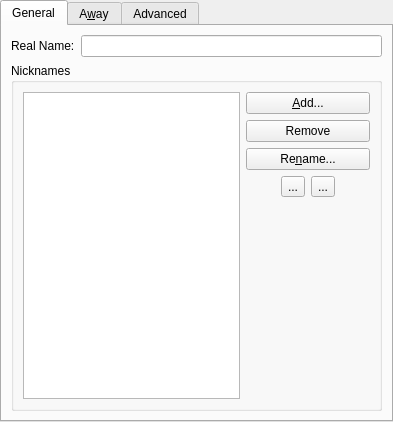
<?xml version="1.0" encoding="UTF-8"?>
<ui version="4.0">
 <class>IdentityEditWidget</class>
 <widget class="QWidget" name="IdentityEditWidget">
  <property name="geometry">
   <rect>
    <x>0</x>
    <y>0</y>
    <width>393</width>
    <height>422</height>
   </rect>
  </property>
  <property name="windowTitle">
   <string/>
  </property>
  <layout class="QVBoxLayout" name="verticalLayout_13">
   <property name="spacing">
    <number>0</number>
   </property>
   <property name="margin">
    <number>0</number>
   </property>
   <item>
    <widget class="QTabWidget" name="tabWidget">
     <property name="currentIndex">
      <number>0</number>
     </property>
     <widget class="QWidget" name="generalTab">
      <attribute name="title">
       <string>General</string>
      </attribute>
      <layout class="QVBoxLayout">
       <item>
        <layout class="QHBoxLayout" name="_2">
         <item>
          <widget class="QLabel" name="label">
           <property name="text">
            <string>Real Name:</string>
           </property>
          </widget>
         </item>
         <item>
          <widget class="QLineEdit" name="realName">
           <property name="whatsThis">
            <string>The &quot;Real Name&quot; is shown in /whois.</string>
           </property>
          </widget>
         </item>
        </layout>
       </item>
       <item>
        <widget class="QGroupBox" name="groupBox">
         <property name="title">
          <string>Nicknames</string>
         </property>
         <layout class="QHBoxLayout" name="_3">
          <item>
           <widget class="QListWidget" name="nicknameList">
            <property name="sizePolicy">
             <sizepolicy hsizetype="Expanding" vsizetype="Expanding">
              <horstretch>1</horstretch>
              <verstretch>0</verstretch>
             </sizepolicy>
            </property>
            <property name="showDropIndicator" stdset="0">
             <bool>true</bool>
            </property>
            <property name="dragEnabled">
             <bool>false</bool>
            </property>
            <property name="dragDropMode">
             <enum>QAbstractItemView::NoDragDrop</enum>
            </property>
            <property name="selectionBehavior">
             <enum>QAbstractItemView::SelectRows</enum>
            </property>
           </widget>
          </item>
          <item>
           <layout class="QVBoxLayout" name="_4">
            <item>
             <widget class="QPushButton" name="addNick">
              <property name="sizePolicy">
               <sizepolicy hsizetype="Preferred" vsizetype="Fixed">
                <horstretch>0</horstretch>
                <verstretch>0</verstretch>
               </sizepolicy>
              </property>
              <property name="toolTip">
               <string>Add Nickname</string>
              </property>
              <property name="text">
               <string>&amp;Add...</string>
              </property>
              <property name="icon">
               <iconset>
                <normaloff>:/16x16/actions/oxygen/16x16/actions/list-add.png</normaloff>:/16x16/actions/oxygen/16x16/actions/list-add.png</iconset>
              </property>
              <property name="iconSize">
               <size>
                <width>16</width>
                <height>16</height>
               </size>
              </property>
             </widget>
            </item>
            <item>
             <widget class="QPushButton" name="deleteNick">
              <property name="sizePolicy">
               <sizepolicy hsizetype="Preferred" vsizetype="Fixed">
                <horstretch>0</horstretch>
                <verstretch>0</verstretch>
               </sizepolicy>
              </property>
              <property name="toolTip">
               <string>Remove Nickname</string>
              </property>
              <property name="text">
               <string>Remove</string>
              </property>
              <property name="icon">
               <iconset>
                <normaloff>:/16x16/actions/oxygen/16x16/actions/edit-delete.png</normaloff>:/16x16/actions/oxygen/16x16/actions/edit-delete.png</iconset>
              </property>
             </widget>
            </item>
            <item>
             <widget class="QPushButton" name="renameNick">
              <property name="sizePolicy">
               <sizepolicy hsizetype="Preferred" vsizetype="Fixed">
                <horstretch>0</horstretch>
                <verstretch>0</verstretch>
               </sizepolicy>
              </property>
              <property name="toolTip">
               <string>Rename Identity</string>
              </property>
              <property name="text">
               <string>Re&amp;name...</string>
              </property>
              <property name="icon">
               <iconset>
                <normaloff>:/16x16/actions/oxygen/16x16/actions/edit-rename.png</normaloff>:/16x16/actions/oxygen/16x16/actions/edit-rename.png</iconset>
              </property>
             </widget>
            </item>
            <item>
             <layout class="QHBoxLayout" name="_5">
              <item>
               <spacer>
                <property name="orientation">
                 <enum>Qt::Horizontal</enum>
                </property>
                <property name="sizeHint" stdset="0">
                 <size>
                  <width>0</width>
                  <height>20</height>
                 </size>
                </property>
               </spacer>
              </item>
              <item>
               <widget class="QToolButton" name="nickUp">
                <property name="toolTip">
                 <string>Move upwards in list</string>
                </property>
                <property name="text">
                 <string>...</string>
                </property>
                <property name="icon">
                 <iconset>
                  <normaloff>:/16x16/actions/oxygen/16x16/actions/go-up.png</normaloff>:/16x16/actions/oxygen/16x16/actions/go-up.png</iconset>
                </property>
               </widget>
              </item>
              <item>
               <widget class="QToolButton" name="nickDown">
                <property name="toolTip">
                 <string>Move downwards in list</string>
                </property>
                <property name="text">
                 <string>...</string>
                </property>
                <property name="icon">
                 <iconset>
                  <normaloff>:/16x16/actions/oxygen/16x16/actions/go-down.png</normaloff>:/16x16/actions/oxygen/16x16/actions/go-down.png</iconset>
                </property>
               </widget>
              </item>
              <item>
               <spacer>
                <property name="orientation">
                 <enum>Qt::Horizontal</enum>
                </property>
                <property name="sizeHint" stdset="0">
                 <size>
                  <width>0</width>
                  <height>20</height>
                 </size>
                </property>
               </spacer>
              </item>
             </layout>
            </item>
            <item>
             <spacer>
              <property name="orientation">
               <enum>Qt::Vertical</enum>
              </property>
              <property name="sizeHint" stdset="0">
               <size>
                <width>124</width>
                <height>76</height>
               </size>
              </property>
             </spacer>
            </item>
           </layout>
          </item>
         </layout>
        </widget>
       </item>
      </layout>
     </widget>
     <widget class="QWidget" name="awayTab">
      <attribute name="title">
       <string>A&amp;way</string>
      </attribute>
      <layout class="QVBoxLayout" name="verticalLayout_4">
       <item>
        <widget class="QGroupBox" name="groupBox_2">
         <property name="title">
          <string>Default Away Settings</string>
         </property>
         <layout class="QVBoxLayout" name="verticalLayout_3">
          <item>
           <layout class="QGridLayout" name="_6">
            <item row="0" column="1">
             <widget class="QLineEdit" name="awayNick">
              <property name="enabled">
               <bool>false</bool>
              </property>
              <property name="toolTip">
               <string>Nick to be used when being away</string>
              </property>
             </widget>
            </item>
            <item row="1" column="1">
             <widget class="QLineEdit" name="awayReason">
              <property name="enabled">
               <bool>true</bool>
              </property>
              <property name="toolTip">
               <string>Default away reason</string>
              </property>
             </widget>
            </item>
            <item row="0" column="0">
             <widget class="QLabel" name="awayNickLabel">
              <property name="text">
               <string>Away Nick:</string>
              </property>
             </widget>
            </item>
            <item row="1" column="0">
             <widget class="QLabel" name="awayReasonLabel">
              <property name="text">
               <string>Away Reason:</string>
              </property>
             </widget>
            </item>
           </layout>
          </item>
          <item>
           <widget class="QCheckBox" name="lockAwayEnabled">
            <property name="text">
             <string>Away on screen lock</string>
            </property>
           </widget>
          </item>
         </layout>
        </widget>
       </item>
       <item>
        <widget class="QGroupBox" name="detachAwayEnabled">
         <property name="toolTip">
          <string>Set away when all clients have detached from the core</string>
         </property>
         <property name="title">
          <string>Away On Detach</string>
         </property>
         <property name="checkable">
          <bool>true</bool>
         </property>
         <property name="checked">
          <bool>false</bool>
         </property>
         <layout class="QVBoxLayout" name="verticalLayout">
          <item>
           <layout class="QHBoxLayout" name="horizontalLayout">
            <item>
             <widget class="QLabel" name="label_13">
              <property name="text">
               <string>Away Reason:</string>
              </property>
             </widget>
            </item>
            <item>
             <widget class="QLineEdit" name="detachAwayReason"/>
            </item>
           </layout>
          </item>
         </layout>
        </widget>
       </item>
       <item>
        <widget class="QGroupBox" name="autoAwayEnabled">
         <property name="enabled">
          <bool>false</bool>
         </property>
         <property name="toolTip">
          <string>Not implemented yet</string>
         </property>
         <property name="title">
          <string>Away On Idle</string>
         </property>
         <property name="checkable">
          <bool>true</bool>
         </property>
         <property name="checked">
          <bool>false</bool>
         </property>
         <layout class="QVBoxLayout" name="verticalLayout_2">
          <item>
           <layout class="QHBoxLayout" name="_7">
            <item>
             <widget class="QLabel" name="autoAwayLabel_1">
              <property name="text">
               <string>Set away after</string>
              </property>
             </widget>
            </item>
            <item>
             <widget class="QSpinBox" name="autoAwayTime"/>
            </item>
            <item>
             <widget class="QLabel" name="autoAwayLabel_2">
              <property name="text">
               <string>minutes of being idle</string>
              </property>
             </widget>
            </item>
            <item>
             <spacer>
              <property name="orientation">
               <enum>Qt::Horizontal</enum>
              </property>
              <property name="sizeHint" stdset="0">
               <size>
                <width>40</width>
                <height>20</height>
               </size>
              </property>
             </spacer>
            </item>
           </layout>
          </item>
          <item>
           <layout class="QGridLayout" name="_8">
            <item row="0" column="0">
             <widget class="QCheckBox" name="autoAwayReasonEnabled">
              <property name="text">
               <string>Away Reason:</string>
              </property>
             </widget>
            </item>
            <item row="0" column="1">
             <widget class="QLineEdit" name="autoAwayReason">
              <property name="enabled">
               <bool>false</bool>
              </property>
             </widget>
            </item>
           </layout>
          </item>
         </layout>
        </widget>
       </item>
       <item>
        <spacer>
         <property name="orientation">
          <enum>Qt::Vertical</enum>
         </property>
         <property name="sizeHint" stdset="0">
          <size>
           <width>20</width>
           <height>40</height>
          </size>
         </property>
        </spacer>
       </item>
      </layout>
     </widget>
     <widget class="QWidget" name="advancedTab">
      <attribute name="title">
       <string>Advanced</string>
      </attribute>
      <layout class="QVBoxLayout" name="verticalLayout_12">
       <item>
        <layout class="QHBoxLayout" name="_9">
         <item>
          <widget class="QLabel" name="label_2">
           <property name="text">
            <string>Ident:</string>
           </property>
          </widget>
         </item>
         <item>
          <widget class="QLineEdit" name="ident">
           <property name="whatsThis">
            <string>The &quot;ident&quot; is part of your hostmask and, together with your host, uniquely identifies you within the IRC network.</string>
           </property>
          </widget>
         </item>
        </layout>
       </item>
       <item>
        <widget class="QGroupBox" name="groupBox_3">
         <property name="title">
          <string>Messages</string>
         </property>
         <layout class="QVBoxLayout" name="_10">
          <item>
           <layout class="QGridLayout" name="_11">
            <item row="1" column="0">
             <widget class="QLabel" name="label_3">
              <property name="text">
               <string>Part Reason:</string>
              </property>
             </widget>
            </item>
            <item row="1" column="1">
             <widget class="QLineEdit" name="partReason"/>
            </item>
            <item row="0" column="1">
             <widget class="QLineEdit" name="kickReason"/>
            </item>
            <item row="2" column="0">
             <widget class="QLabel" name="label_5">
              <property name="text">
               <string>Quit Reason:</string>
              </property>
             </widget>
            </item>
            <item row="2" column="1">
             <widget class="QLineEdit" name="quitReason"/>
            </item>
            <item row="0" column="0">
             <widget class="QLabel" name="label_4">
              <property name="text">
               <string>Kick Reason:</string>
              </property>
             </widget>
            </item>
           </layout>
          </item>
         </layout>
        </widget>
       </item>
       <item>
        <widget class="QStackedWidget" name="keyAndCertSettings">
         <property name="styleSheet">
          <string notr="true"/>
         </property>
         <property name="lineWidth">
          <number>0</number>
         </property>
         <property name="currentIndex">
          <number>0</number>
         </property>
         <widget class="QWidget" name="pageNoSsl">
          <layout class="QVBoxLayout" name="verticalLayout_8">
           <property name="margin">
            <number>0</number>
           </property>
           <item>
            <widget class="QGroupBox" name="groupBox_6">
             <property name="title">
              <string/>
             </property>
             <layout class="QVBoxLayout" name="verticalLayout_9">
              <item>
               <widget class="QLabel" name="label_8">
                <property name="text">
                 <string>You need an SSL Capable Client to edit your Cores SSL Key and Certificate</string>
                </property>
                <property name="alignment">
                 <set>Qt::AlignCenter</set>
                </property>
                <property name="wordWrap">
                 <bool>true</bool>
                </property>
               </widget>
              </item>
             </layout>
            </widget>
           </item>
          </layout>
         </widget>
         <widget class="QWidget" name="pageUnsecure">
          <layout class="QVBoxLayout" name="verticalLayout_7">
           <property name="margin">
            <number>0</number>
           </property>
           <item>
            <widget class="QGroupBox" name="groupBox_5">
             <property name="title">
              <string/>
             </property>
             <layout class="QVBoxLayout" name="verticalLayout_6">
              <item>
               <widget class="QLabel" name="label_7">
                <property name="text">
                 <string>Warning: you are not connected with a secured connection to the Quassel Core!
Proceeding will cause an unencrypted transfer of your SSL Key and SSL Certificate!</string>
                </property>
                <property name="alignment">
                 <set>Qt::AlignCenter</set>
                </property>
                <property name="wordWrap">
                 <bool>true</bool>
                </property>
               </widget>
              </item>
              <item>
               <layout class="QHBoxLayout" name="horizontalLayout_2">
                <item>
                 <spacer name="horizontalSpacer">
                  <property name="orientation">
                   <enum>Qt::Horizontal</enum>
                  </property>
                  <property name="sizeHint" stdset="0">
                   <size>
                    <width>40</width>
                    <height>20</height>
                   </size>
                  </property>
                 </spacer>
                </item>
                <item>
                 <widget class="QPushButton" name="continueUnsecured">
                  <property name="text">
                   <string>Continue</string>
                  </property>
                 </widget>
                </item>
                <item>
                 <spacer name="horizontalSpacer_3">
                  <property name="orientation">
                   <enum>Qt::Horizontal</enum>
                  </property>
                  <property name="sizeHint" stdset="0">
                   <size>
                    <width>40</width>
                    <height>20</height>
                   </size>
                  </property>
                 </spacer>
                </item>
               </layout>
              </item>
             </layout>
            </widget>
           </item>
          </layout>
         </widget>
         <widget class="QWidget" name="pageEditSsl">
          <layout class="QVBoxLayout" name="verticalLayout_11">
           <property name="spacing">
            <number>0</number>
           </property>
           <property name="margin">
            <number>0</number>
           </property>
           <item>
            <widget class="QGroupBox" name="sslKeyGroupBox">
             <property name="styleSheet">
              <string notr="true"/>
             </property>
             <property name="title">
              <string>Use SSL Key</string>
             </property>
             <property name="checkable">
              <bool>false</bool>
             </property>
             <property name="checked">
              <bool>false</bool>
             </property>
             <layout class="QVBoxLayout" name="verticalLayout_5">
              <item>
               <layout class="QHBoxLayout" name="horizontalLayout_3">
                <item>
                 <widget class="QLabel" name="label_6">
                  <property name="text">
                   <string>Key Type:</string>
                  </property>
                 </widget>
                </item>
                <item>
                 <widget class="QLabel" name="keyTypeLabel">
                  <property name="text">
                   <string>No Key loaded</string>
                  </property>
                 </widget>
                </item>
                <item>
                 <spacer name="horizontalSpacer_2">
                  <property name="orientation">
                   <enum>Qt::Horizontal</enum>
                  </property>
                  <property name="sizeHint" stdset="0">
                   <size>
                    <width>40</width>
                    <height>20</height>
                   </size>
                  </property>
                 </spacer>
                </item>
                <item>
                 <widget class="QPushButton" name="clearOrLoadKeyButton">
                  <property name="text">
                   <string>Load</string>
                  </property>
                 </widget>
                </item>
               </layout>
              </item>
             </layout>
            </widget>
           </item>
           <item>
            <widget class="QGroupBox" name="sslCertGroupBox">
             <property name="title">
              <string>Use SSL Certificate</string>
             </property>
             <layout class="QHBoxLayout" name="horizontalLayout_6">
              <property name="spacing">
               <number>0</number>
              </property>
              <item>
               <layout class="QVBoxLayout" name="verticalLayout_10">
                <property name="spacing">
                 <number>0</number>
                </property>
                <item>
                 <layout class="QHBoxLayout" name="horizontalLayout_4">
                  <property name="spacing">
                   <number>8</number>
                  </property>
                  <item>
                   <widget class="QLabel" name="label_9">
                    <property name="text">
                     <string>Organisation:</string>
                    </property>
                   </widget>
                  </item>
                  <item>
                   <widget class="QLabel" name="certOrgLabel">
                    <property name="text">
                     <string>No Certificate loaded</string>
                    </property>
                   </widget>
                  </item>
                  <item>
                   <spacer name="horizontalSpacer_4">
                    <property name="orientation">
                     <enum>Qt::Horizontal</enum>
                    </property>
                    <property name="sizeHint" stdset="0">
                     <size>
                      <width>40</width>
                      <height>20</height>
                     </size>
                    </property>
                   </spacer>
                  </item>
                 </layout>
                </item>
                <item>
                 <layout class="QHBoxLayout" name="horizontalLayout_5">
                  <property name="spacing">
                   <number>8</number>
                  </property>
                  <item>
                   <widget class="QLabel" name="label_10">
                    <property name="text">
                     <string>CommonName:</string>
                    </property>
                   </widget>
                  </item>
                  <item>
                   <widget class="QLabel" name="certCNameLabel">
                    <property name="text">
                     <string>No Certificate loaded</string>
                    </property>
                   </widget>
                  </item>
                  <item>
                   <spacer name="horizontalSpacer_5">
                    <property name="orientation">
                     <enum>Qt::Horizontal</enum>
                    </property>
                    <property name="sizeHint" stdset="0">
                     <size>
                      <width>40</width>
                      <height>20</height>
                     </size>
                    </property>
                   </spacer>
                  </item>
                 </layout>
                </item>
               </layout>
              </item>
              <item>
               <layout class="QVBoxLayout" name="verticalLayout_14">
                <item>
                 <widget class="QPushButton" name="clearOrLoadCertButton">
                  <property name="text">
                   <string>Load</string>
                  </property>
                 </widget>
                </item>
                <item>
                 <spacer name="verticalSpacer_2">
                  <property name="orientation">
                   <enum>Qt::Vertical</enum>
                  </property>
                  <property name="sizeHint" stdset="0">
                   <size>
                    <width>20</width>
                    <height>40</height>
                   </size>
                  </property>
                 </spacer>
                </item>
               </layout>
              </item>
             </layout>
            </widget>
           </item>
          </layout>
         </widget>
        </widget>
       </item>
       <item>
        <spacer name="verticalSpacer">
         <property name="orientation">
          <enum>Qt::Vertical</enum>
         </property>
         <property name="sizeHint" stdset="0">
          <size>
           <width>20</width>
           <height>40</height>
          </size>
         </property>
        </spacer>
       </item>
      </layout>
     </widget>
    </widget>
   </item>
  </layout>
 </widget>
 <tabstops>
  <tabstop>tabWidget</tabstop>
  <tabstop>realName</tabstop>
  <tabstop>nicknameList</tabstop>
  <tabstop>addNick</tabstop>
  <tabstop>deleteNick</tabstop>
  <tabstop>renameNick</tabstop>
  <tabstop>nickUp</tabstop>
  <tabstop>nickDown</tabstop>
  <tabstop>awayNick</tabstop>
  <tabstop>awayReason</tabstop>
  <tabstop>detachAwayEnabled</tabstop>
  <tabstop>detachAwayReason</tabstop>
  <tabstop>autoAwayEnabled</tabstop>
  <tabstop>autoAwayTime</tabstop>
  <tabstop>autoAwayReasonEnabled</tabstop>
  <tabstop>autoAwayReason</tabstop>
  <tabstop>ident</tabstop>
  <tabstop>kickReason</tabstop>
  <tabstop>partReason</tabstop>
  <tabstop>quitReason</tabstop>
  <tabstop>continueUnsecured</tabstop>
  <tabstop>clearOrLoadKeyButton</tabstop>
  <tabstop>clearOrLoadCertButton</tabstop>
 </tabstops>
 <resources/>
 <connections/>
</ui>
